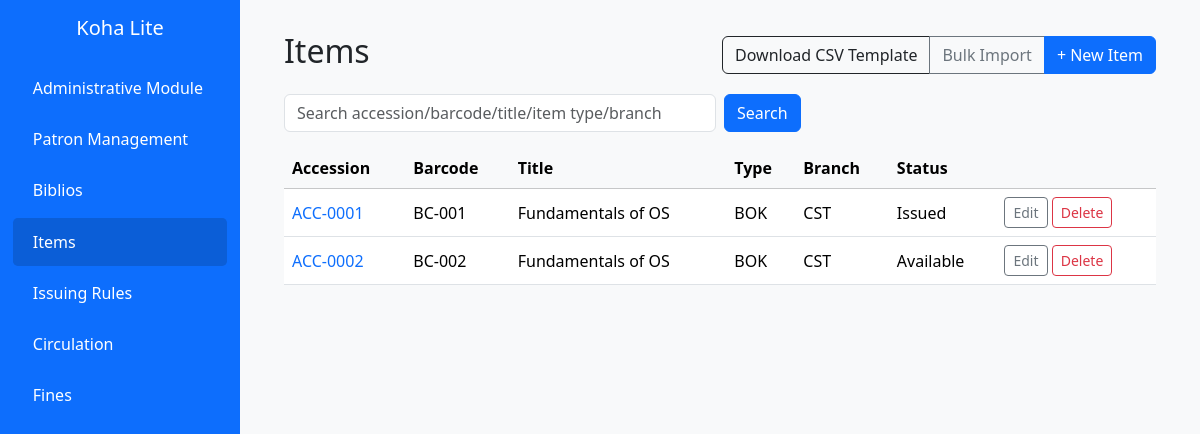
Page /items/ on the earlier database version.
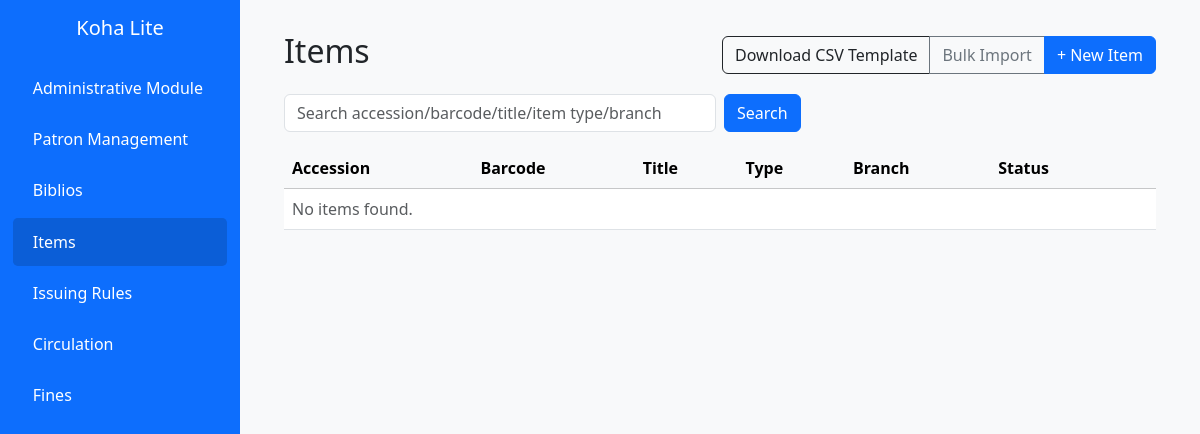
Same page on the later database version.
### myapp/models.py (models this page shows, shortened)
class Item(models.Model):
    class Status(models.TextChoices):
        AVAILABLE = "AVAILABLE", "Available"
        ISSUED    = "ISSUED", "Issued"
        OVERDUE   = "OVERDUE", "Overdue"
        LOST      = "LOST", "Lost"
    biblio = models.ForeignKey(Biblio, on_delete=models.PROTECT, related_name="items")
    accession_number = models.CharField(max_length=30, unique=True)
    barcode = models.CharField(max_length=50, blank=True)
    item_type = models.ForeignKey("myapp.ItemType", on_delete=models.PROTECT, related_name="items")
    branch = models.ForeignKey("myapp.Branch", on_delete=models.PROTECT, related_name="items")
    status = models.CharField(max_length=12, choices=Status.choices, default=Status.AVAILABLE)
    class Meta:
        ordering = ["accession_number"]
        indexes = [
            models.Index(fields=["item_type"]),
            models.Index(fields=["branch"]),
            models.Index(fields=["status"]),
        ]

class Biblio(models.Model):
    title = models.CharField(max_length=255)
    author = models.CharField(max_length=255, blank=True)
    isbn = models.CharField(max_length=20, unique=True, null=True, blank=True)
    publisher = models.CharField(max_length=255, blank=True)
    publication_year = models.PositiveIntegerField(null=True, blank=True)
    attributes = models.JSONField(blank=True, default=dict, help_text="Optional per-item-type metadata")
    class Meta:
        ordering = ["title"]
        verbose_name = "biblio"
        verbose_name_plural = "biblios"

class ItemType(models.Model):
    code = models.CharField(max_length=20, primary_key=True)
    name = models.CharField(max_length=80,null=False)
    class Meta:
        ordering = ["code"]

class Branch(models.Model):
    code = models.CharField(max_length=20, unique=True,primary_key=True)   # UNIQUE as per spec
    name = models.CharField(max_length=120,null=False)
    class Meta:
        ordering = ["code"]

### myapp/views.py (the view, shortened to what this page needs)
# urls.py: path("items/", views.ItemList.as_view(), name="item_list"),
class ItemList(ListView):
    model = Item
    template_name = "library/item_list.html"
    context_object_name = "rows"
    def get_queryset(self):
        qs = super().get_queryset().select_related("biblio","item_type","branch")
        q = self.request.GET.get("q")
        return qs

### myapp/templates/library/item_list.html (shortened to what this page needs)
{% extends "base.html" %}
{% block content %}
<div class="d-flex justify-content-between align-items-center mb-3">
  <h2>Items</h2>
  <div class="btn-group">
    <a class="btn btn-outline-dark" href="{% url 'item_csv_template' %}">Download CSV Template</a>
    <a class="btn btn-outline-secondary" href="{% url 'item_import' %}">Bulk Import</a>
    <a class="btn btn-primary" href="{% url 'item_create' %}">+ New Item</a>
  </div>
</div>
<form class="row g-2 mb-3" method="get">
  <div class="col-sm-6">
    <input class="form-control" name="q" value="{{ request.GET.q }}" placeholder="Search accession/barcode/title/item type/branch">
  </div>
  <div class="col-auto"><button class="btn btn-primary">Search</button></div>
</form>
<div class="table-responsive">
<table class="table table-hover align-middle">
  <thead class="table-light">
    <tr><th>Accession</th><th>Barcode</th><th>Title</th><th>Type</th><th>Branch</th><th>Status</th><th></th></tr>
  </thead>
  <tbody>
  {% for r in rows %}
    <tr>
      <td><a href="{% url 'item_detail' r.pk %}" class="text-decoration-none">
    {{ r.accession_number }}
  </a></td>
      <td>{{ r.barcode|default:"—" }}</td>
      <td>{{ r.biblio.title }}</td>
      <td>{{ r.item_type.code }}</td>
      <td>{{ r.branch.code }}</td>
      <td>{{ r.get_status_display }}</td>
      <td class="text-nowrap">
        <a class="btn btn-sm btn-outline-secondary" href="{% url 'item_update' r.pk %}">Edit</a>
        <a class="btn btn-sm btn-outline-danger" href="{% url 'item_delete' r.pk %}">Delete</a>
      </td>
    </tr>
  {% empty %}
    <tr><td colspan="7" class="text-muted">No items found.</td></tr>
  {% endfor %}
  </tbody>
</table>
</div>
{% endblock %}

Differences in the rows shown:
removed Item: accession_number "ACC-0001", barcode "BC-001", biblio "Fundamentals of OS", item_type.code "BOK", branch.code "CST", status "Issued"
removed Item: accession_number "ACC-0002", barcode "BC-002", biblio "Fundamentals of OS", item_type.code "BOK", branch.code "CST", status "Available"
Other differences:
text now shown: "No items found."
